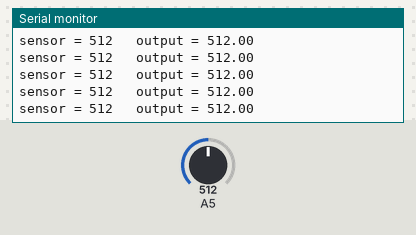
This sketch was run on a simulated Arduino Uno, built with avr-gcc and run on an emulated ATmega328P. Shown: the last lines printed to the serial monitor. The inputs (shaded band) are chosen by the test bench; at power-on: A5 = 512.

Above: at 10.2 s.
10.3 s: A5 set to 984
At 11.2 s:
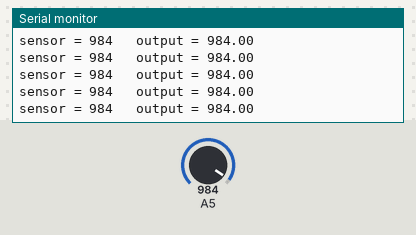
13.3 s: A5 set to 1016
At 14.1 s:
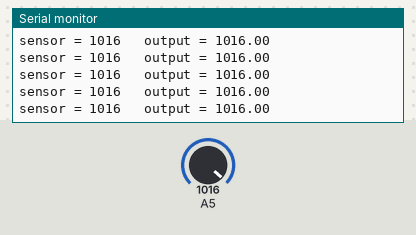
Timing chart, 0 to 16.3 s (numbered marks = the images above; inputs shaded):
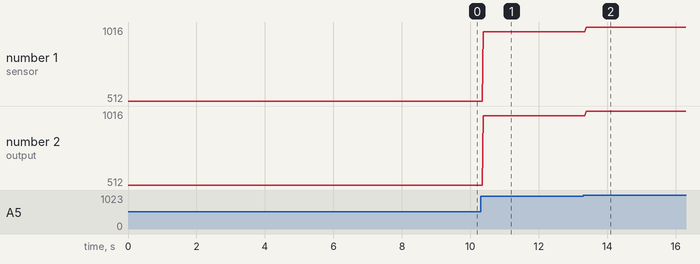

Measured:
- after the input at 10.3 s, the serial monitor: prints a new line after 0.08 s (image 1)
- after the input at 13.3 s, the serial monitor: prints a new line after 0.08 s (image 2)
- plotted number 1: 512 → 984 after the input at 10.3 s, 984 → 1016 after the input at 13.3 s
- plotted number 2: 512 → 984 after the input at 10.3 s, 984 → 1016 after the input at 13.3 s

The sketch:

current_sensorless.ino
```cpp
int sensorValue = 0;
float outputValue = 0;

void setup() {
  Serial.begin(9600);
}

void loop() {
  sensorValue = analogRead(A5);
  outputValue = (float) sensorValue;
  Serial.print("sensor = ");
  Serial.print(sensorValue);
  Serial.print("\t output = ");
  Serial.println(outputValue);
  delay(2);
}
```
